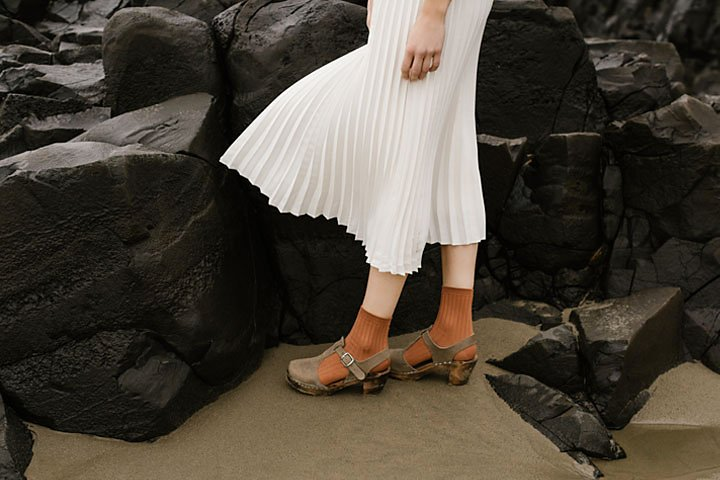
#> input picture images/highlights_and_shadows.jpg, 720 x 480 px
$ jupyter execute 'Question 2.ipynb'
#> lines starting #> are read from the running program, lines starting #| are printed output that depends on the picture
[cell 1]
import cv2
import numpy as np
import matplotlib.pyplot as plt

## Question 2 — Gamma on $L^*$ in $L^*a^*b^*$ (`highlights_and_shadows.jpg`)

**(a)** Apply gamma **only to the L channel** in OpenCV Lab (`BGR` → `LAB` → edit `L` → `LAB2BGR`). Normalize $L$ to $[0,1]$, then $s = r^\gamma$.

**Stated $\gamma$:** `GAMMA = 0.5` (in code below). With $\gamma < 1$, darker $L$ is lifted more; $a^*$ and $b^*$ are unchanged.

**(b)** Histograms: $L$ before/after, and grayscale histograms of the full original vs corrected images.

[cell 2]
GAMMA = 0.5  # part (a): state this value in your report

path = "images/highlights_and_shadows.jpg"
bgr = cv2.imread(path)
#> bgr is the input picture: shape (480, 720, 3); mean B, G, R 58.1, 68.6, 75.7
if bgr is None:
    raise FileNotFoundError(path)

lab = cv2.cvtColor(bgr, cv2.COLOR_BGR2LAB)
#> lab: shape (480, 720, 3); mean of channels 0, 1, 2 71.3, 129.1, 135
L, a, b = cv2.split(lab)
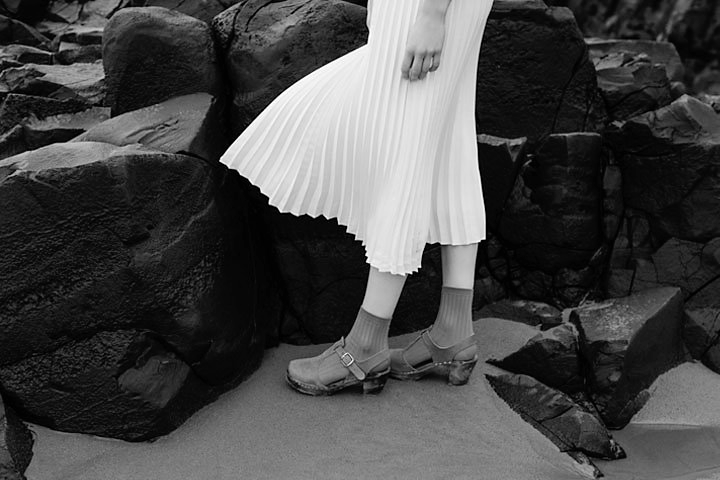
#> L: shape (480, 720); min 0, max 255, mean 71.3
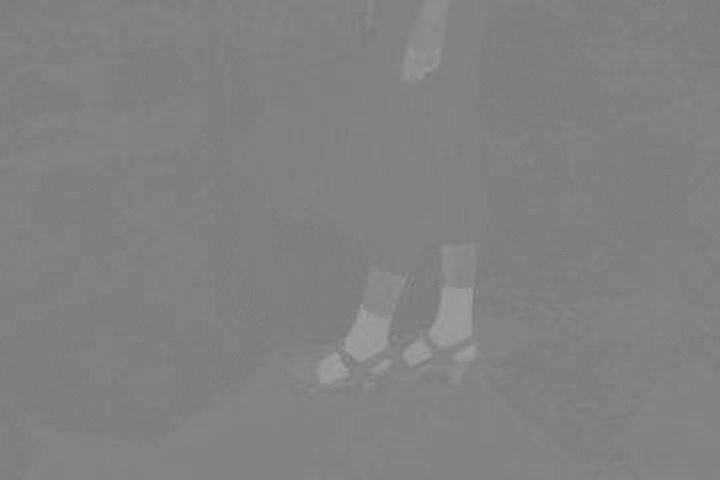
#> a: shape (480, 720); min 119, max 160, mean 129.1

L_f = L.astype(np.float64) / 255.0
L_corr_f = np.clip(L_f ** GAMMA, 0.0, 1.0)
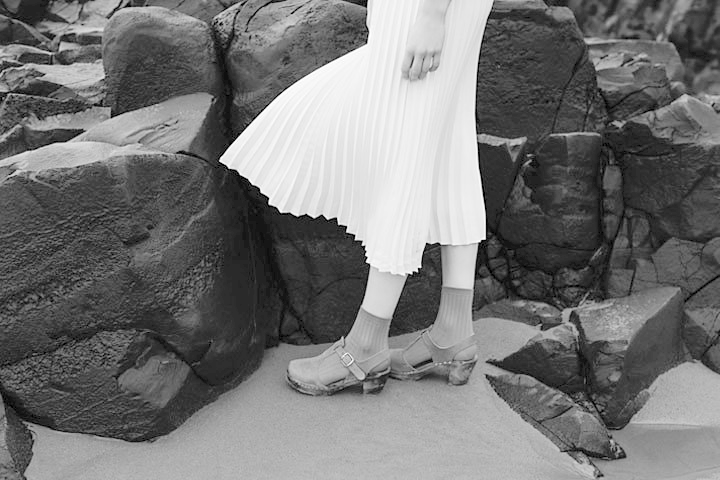
#> L_corr_f: shape (480, 720) float64; min 0, max 1, mean 0.462
L_corr = np.clip(np.round(L_corr_f * 255.0), 0, 255).astype(np.uint8)

lab_corr = cv2.merge([L_corr, a, b])
#> lab_corr: shape (480, 720, 3); mean of channels 0, 1, 2 117.9, 129.1, 135
bgr_corr = cv2.cvtColor(lab_corr, cv2.COLOR_LAB2BGR)
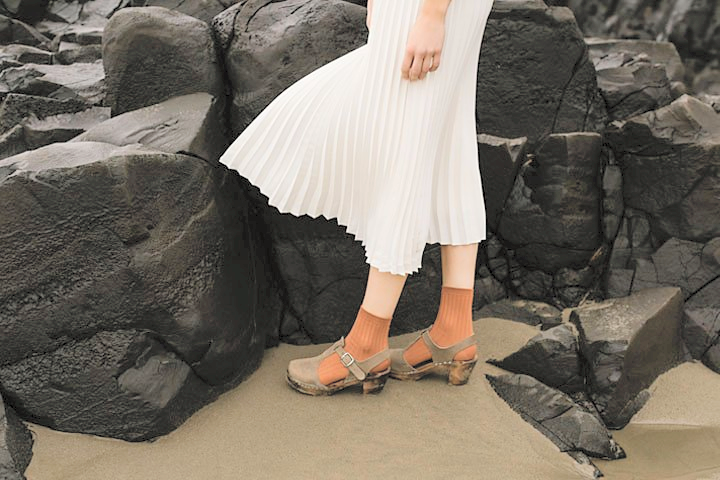
#> bgr_corr: shape (480, 720, 3); mean B, G, R 100.7, 111.6, 119.4

rgb = cv2.cvtColor(bgr, cv2.COLOR_BGR2RGB)
rgb_corr = cv2.cvtColor(bgr_corr, cv2.COLOR_BGR2RGB)

fig, axes = plt.subplots(1, 2, figsize=(12, 5))
axes[0].imshow(rgb)
axes[0].set_title("Original")
axes[0].axis("off")
axes[1].imshow(rgb_corr)
axes[1].set_title(rf"Corrected ($\gamma={GAMMA}$ on $L$ only)")
axes[1].axis("off")
plt.tight_layout()
plt.show()

gray = cv2.cvtColor(bgr, cv2.COLOR_BGR2GRAY)
gray_corr = cv2.cvtColor(bgr_corr, cv2.COLOR_BGR2GRAY)

fig, axes = plt.subplots(1, 2, figsize=(12, 4))
axes[0].hist(L.ravel(), bins=256, range=(0, 256), color="steelblue", alpha=0.6, label="Original $L$")
axes[0].hist(L_corr.ravel(), bins=256, range=(0, 256), color="darkorange", alpha=0.6, label=rf"Corrected $L$ ($\gamma={GAMMA}$)")
axes[0].set_xlabel("L channel (OpenCV 8-bit Lab)")
axes[0].set_ylabel("Pixel count")
axes[0].set_title("(b) $L$ histograms")
axes[0].legend()

axes[1].hist(gray.ravel(), bins=256, range=(0, 256), color="steelblue", alpha=0.6, label="Original (grayscale)")
axes[1].hist(gray_corr.ravel(), bins=256, range=(0, 256), color="darkorange", alpha=0.6, label="Corrected (grayscale)")
axes[1].set_xlabel("Intensity (0–255)")
axes[1].set_ylabel("Pixel count")
axes[1].set_title("(b) Grayscale image histograms")
axes[1].legend()

plt.tight_layout()
plt.show()
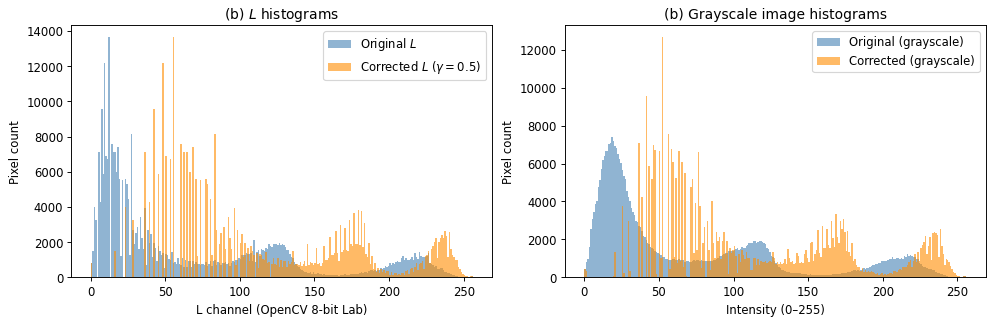
#> figure drawn by matplotlib, 2 panels; panel 1: tallest bar 13634 high, from x = 12 to 13; panel 1: tallest bar 13634 high, from x = 55 to 56; panel 2: tallest bar 7412 high, from x = 18 to 19; panel 2: tallest bar 12639 high, from x = 52 to 53

print(f"Gamma applied to L only: gamma = {GAMMA}")

$ run again, with images/daisy.jpg copied over images/highlights_and_shadows.jpg
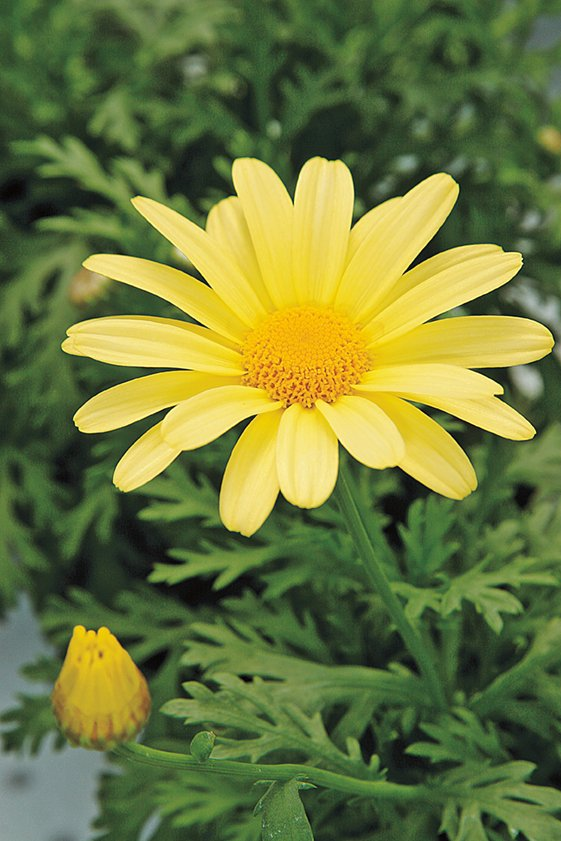
#> input picture images/daisy.jpg, 561 x 841 px
#> bgr is the input picture: shape (841, 561, 3); mean B, G, R 60.7, 120.3, 108.5
#> lab: shape (841, 561, 3); mean of channels 0, 1, 2 121.3, 114.4, 157.2
#> lab_corr: shape (841, 561, 3); mean of channels 0, 1, 2 170, 114.4, 157.2
#> `bgr_corr = cv2.cvtColor(lab_corr, cv2.COLOR_LAB2BGR)`:
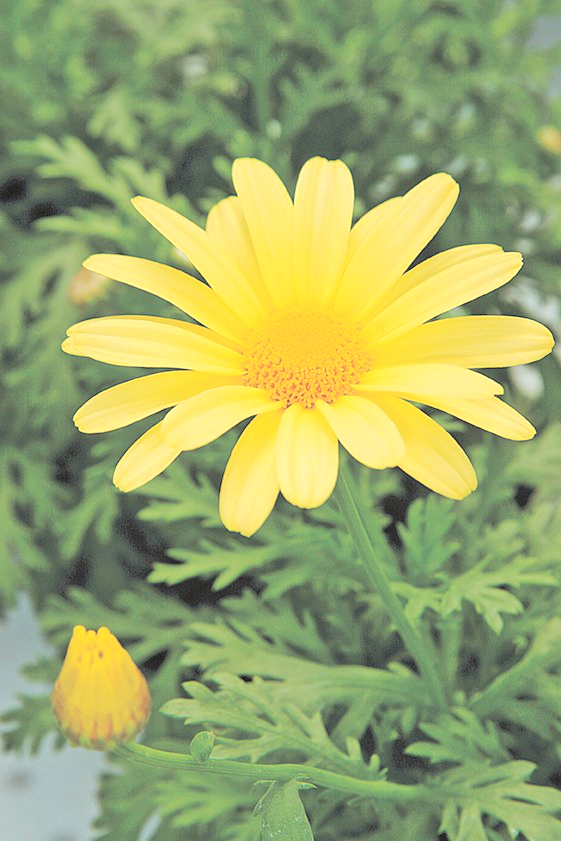
#> bgr_corr: shape (841, 561, 3); mean B, G, R 107.3, 168.9, 155.3
#> `plt.show()`:
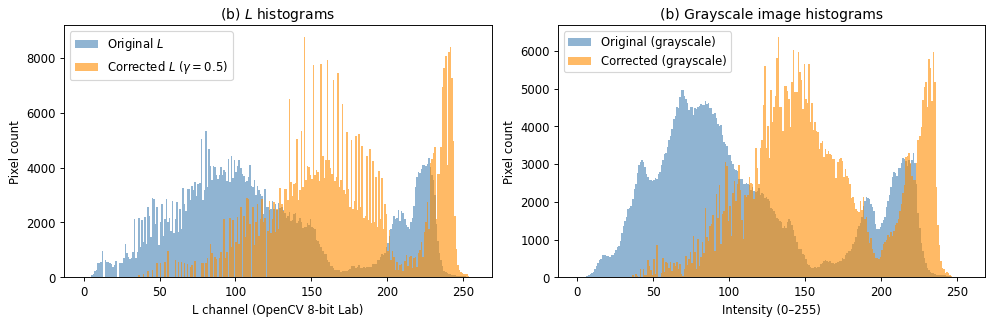
#> figure drawn by matplotlib, 2 panels; panel 1: tallest bar 5335 high, from x = 80 to 81; panel 1: tallest bar 8735 high, from x = 145 to 146; panel 2: tallest bar 4966 high, from x = 69 to 70; panel 2: tallest bar 6355 high, from x = 132 to 133
